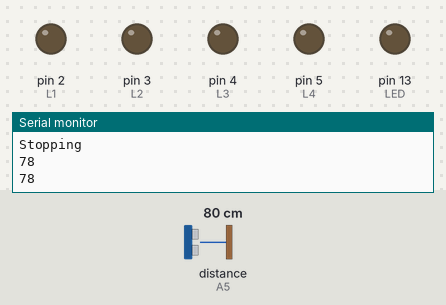
Recording of a sketch running on a simulated Arduino Uno, built with avr-gcc and run on an emulated ATmega328P. Parts: output pins drawn as LEDs (lit = HIGH), the last lines printed to the serial monitor. Wiring (inferred from the names in the program): ultrasonic range finder: trigger A4; echo A5. Dashed ring = blinking. The inputs (shaded band) are chosen by the test bench; at power-on: distance to the obstacle (sensor on A5) 80 cm. The echo pulse lasts 58.3 µs per cm; pins used as bus, display or sensor lines are not drawn.

Above: at 4.3 s.
4.4 s: distance to the obstacle (sensor on A5) set to 23 cm
9.2 s: distance to the obstacle (sensor on A5) set to 19 cm
At 12.3 s:
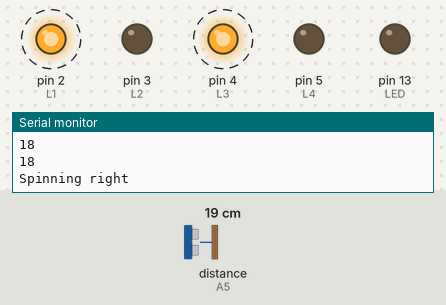
17.8 s: distance to the obstacle (sensor on A5) set to 35 cm
At 20.1 s:
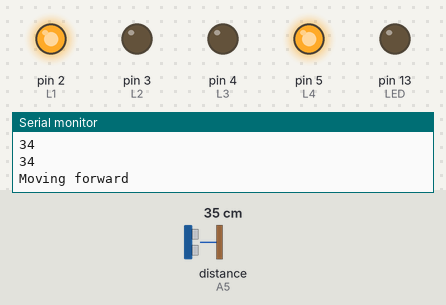
26.4 s: distance to the obstacle (sensor on A5) set to 2 cm
At 28.4 s:
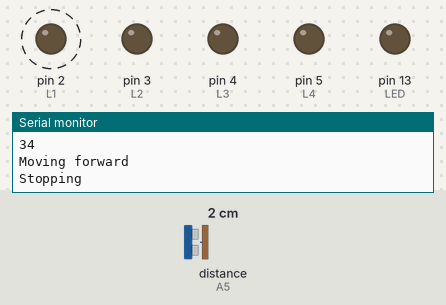
Timing chart, 0 to 36.0 s (numbered marks = the images above; inputs shaded):
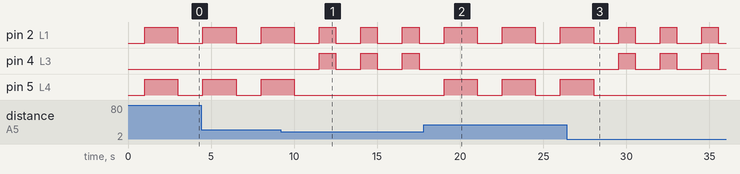

Measured:
- the behaviour switches between 21 and 20 cm on distance to the obstacle (sensor on A5) (found by bisection; images 0 and 1)
- after the input at 9.2 s, pin 2 (L1): alternates HIGH for 1.0 s and LOW for 1.5 s, starting after 3.3 s; pin 4 (L3): alternates HIGH for 1.0 s and LOW for 1.5 s, starting after 2.3 s; pin 5 (L4): goes on until 10.0 s, then stays LOW
- after the input at 17.8 s, pin 2 (L1): alternates HIGH for 2.0 s and LOW for 1.5 s, starting after 3.2 s; pin 4 (L3): stops changing and stays LOW; pin 5 (L4): alternates HIGH for 2.0 s and LOW for 1.5 s, starting after 1.2 s
- after the input at 26.4 s, pin 2 (L1): alternates HIGH for 1.0 s and LOW for 1.5 s, starting after 4.1 s; pin 4 (L3): alternates HIGH for 1.0 s and LOW for 1.5 s, starting after 3.1 s; pin 5 (L4): goes on until 28.0 s, then stays LOW

The sketch:

Picobot_Maze_Solver.ino
```cpp
#include <Servo.h> // need the standard Arduino servo library

int trigPin = A4;   // Analog pin 0 used for the Ping Pin (Trig)
int echoPin = A5;   // Analog pin 1 used for the Echo Pin (Echo)
unsigned long duration, inches;
int indec, cmdec;
int inchconv = 147; // ratio between pulse width and inches
int cmconv = 59;    // ratio between pulse width and cm
int L1 = 2, L2 = 3, L3 = 4, L4 =5; // Pins connected to Motor driver L298N H-Bridge module
#define LED 13  // Blue LED pin

void setup()
{
  Serial.begin(115200);

  // initialize the ultrasonic sensor pins and centre the servos
  pinMode(trigPin, OUTPUT);
  pinMode(echoPin, INPUT);
  pinMode(L1, OUTPUT);
  pinMode(L2, OUTPUT);
  pinMode(L3, OUTPUT);
  pinMode(L4, OUTPUT);
  pinMode(LED, OUTPUT);
  Serial.begin(115200);
}

void loop()
{
  int cm, lcm, rcm;
  cm = getDistance();
  Serial.println(cm);
  delay(1000);
  if (cm < 20)
  {
    rightSpin(1000);
  }
  else
  {
  forward(2000);  // parameter is delay in ms after performing operation
  }

  halt(500);
}


int getDistance()
{
  int rval;
  digitalWrite(trigPin, LOW);
  delayMicroseconds(2);
  digitalWrite(trigPin, HIGH);
  delayMicroseconds(10);
  digitalWrite(trigPin, LOW);
  duration = pulseIn(echoPin, HIGH, 38000L);  // Set timeout to 38mS
  rval = microsecondsToCentimeters(duration);
  Serial.println(rval);
  return rval;
}

long microsecondsToCentimeters(long microseconds)
{
  return microseconds / cmconv;
}
void robMove(int l1, int l2, int r1, int r2)
{
  digitalWrite(L1, l1);
  digitalWrite(L2, l2);
  digitalWrite(L3, r1);
  digitalWrite(L4, r2);
}

void reverse(int wait)
{
  Serial.println("Moving backward");
  robMove(LOW, HIGH, HIGH, LOW);
  delay(wait);
}

void forward(int wait)
{
  Serial.println("Moving forward");
  robMove(HIGH, LOW, LOW, HIGH);
  delay(wait);
}

void rightSpin(int wait)
{
  Serial.println("Spinning right");
  robMove(HIGH, LOW, HIGH, LOW);
  delay(wait);
}

void leftSpin(int wait)
{
  Serial.println("Spinning left");
  robMove(LOW, HIGH, LOW, HIGH);
  delay(wait);
}

void halt(int wait)
{
  Serial.println("Stopping");
  robMove(LOW, LOW, LOW, LOW);
  delay(wait);
}
```
